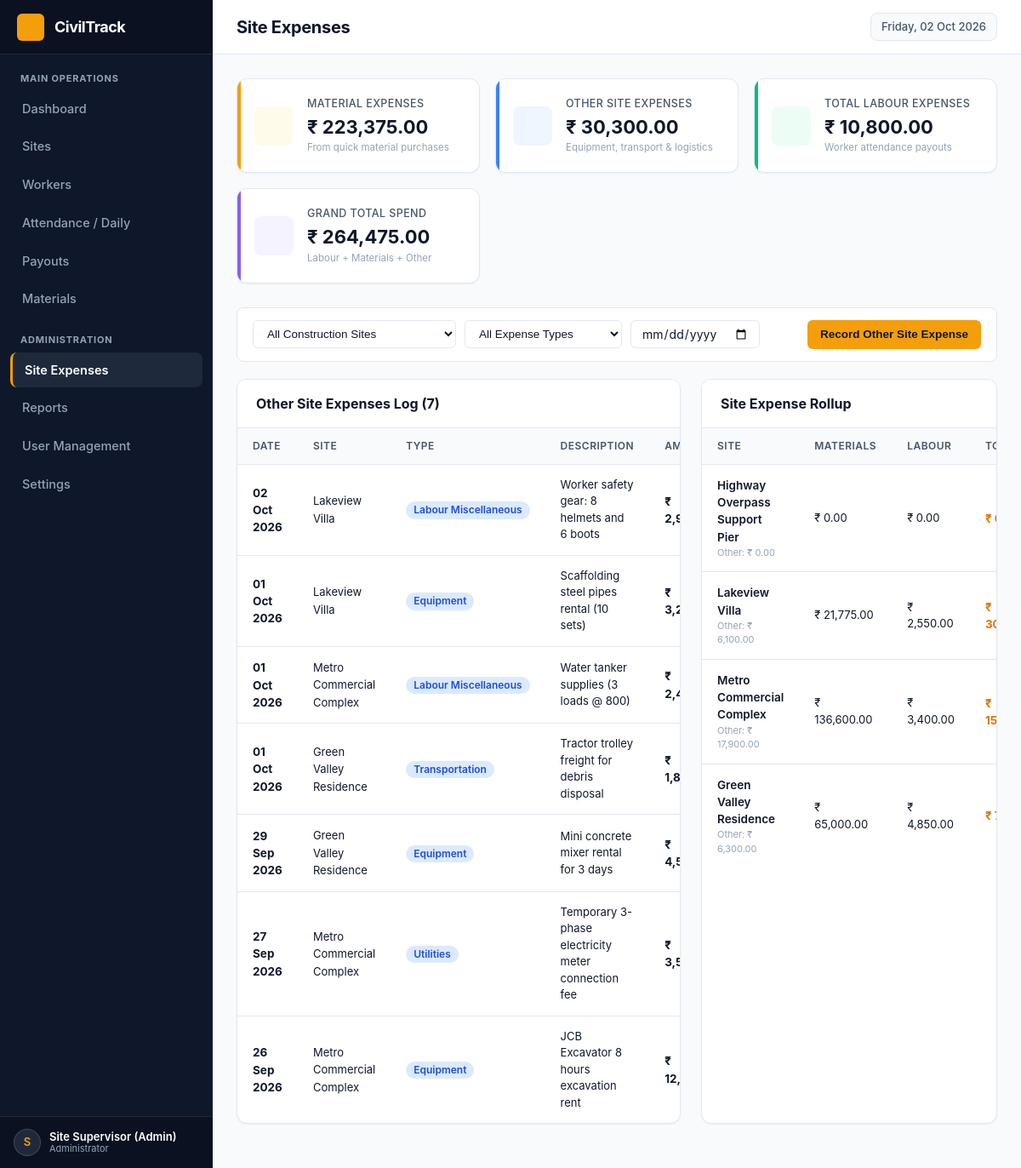
The page /admin/expenses.php (signed in) on the database its author committed.
### tables this page shows
CREATE TABLE `expenses` (
  `id` INT AUTO_INCREMENT PRIMARY KEY,
  `site_id` INT NOT NULL,
  `expense_type` ENUM('Transportation', 'Equipment', 'Labour Miscellaneous', 'Utilities', 'Other') NOT NULL DEFAULT 'Other',
  `description` TEXT NOT NULL,
  `amount` DECIMAL(10,2) NOT NULL DEFAULT 0.00,
  `expense_date` DATE NOT NULL,
  `created_at` DATETIME NOT NULL DEFAULT CURRENT_TIMESTAMP,
  CONSTRAINT `fk_exp_site` FOREIGN KEY (`site_id`) REFERENCES `sites` (`id`) ON DELETE CASCADE ON UPDATE CASCADE
);

CREATE TABLE `sites` (
  `id` INT AUTO_INCREMENT PRIMARY KEY,
  `site_name` VARCHAR(150) NOT NULL,
  `client_name` VARCHAR(150) NOT NULL,
  `location` VARCHAR(255) NOT NULL,
  `start_date` DATE NOT NULL,
  `expected_end_date` DATE DEFAULT NULL,
  `status` ENUM('Active', 'Completed', 'On Hold') NOT NULL DEFAULT 'Active',
  `created_at` DATETIME NOT NULL DEFAULT CURRENT_TIMESTAMP
);

### includes/auth.php (called while the page is built, shortened)
<?php
function e($str) {
    return htmlspecialchars((string)($str ?? ''), ENT_QUOTES, 'UTF-8');
}
function format_currency($amount, $decimals = 2) {
    $num = (float)$amount;
    return '₹ ' . number_format($num, $decimals, '.', ',');
}
function format_date($dateStr, $format = 'd M Y') {
    $time = strtotime($dateStr);
    return $time ? date($format, $time) : $dateStr;
}

### admin/expenses.php (the view, shortened to what this page needs)
<?php
require_once __DIR__ . '/../includes/auth.php';
$conn = get_db();
$filter_date = trim($_GET['date'] ?? '');
$res = mysqli_query($conn, "SELECT COALESCE(SUM(total_amount), 0) as total FROM materials");
$row = mysqli_fetch_assoc($res);
$totalMaterialExpenses = (float)($row['total'] ?? 0);
$res = mysqli_query($conn, "SELECT COALESCE(SUM(amount), 0) as total FROM expenses");
$row = mysqli_fetch_assoc($res);
$totalOtherExpenses = (float)($row['total'] ?? 0);
$res = mysqli_query($conn, "SELECT COALESCE(SUM(amount), 0) as total FROM payouts");
$row = mysqli_fetch_assoc($res);
$totalLabourExpenses = (float)($row['total'] ?? 0);
$combinedTotal = $totalMaterialExpenses + $totalOtherExpenses + $totalLabourExpenses;
$sql = "
    SELECT e.*, s.site_name
    FROM expenses e
    JOIN sites s ON e.site_id = s.id
    WHERE 1=1
";
$sql .= " ORDER BY e.expense_date DESC, e.id DESC";
$expenses_res = mysqli_query($conn, $sql);
$expenses = mysqli_fetch_all($expenses_res, MYSQLI_ASSOC);
$rollups_res = mysqli_query($conn, "
    SELECT s.id, s.site_name, s.status,
        (SELECT COALESCE(SUM(amount), 0) FROM payouts WHERE site_id = s.id) as site_labour,
        (SELECT COALESCE(SUM(total_amount), 0) FROM materials WHERE site_id = s.id) as site_materials,
        (SELECT COALESCE(SUM(amount), 0) FROM expenses WHERE site_id = s.id) as site_other
    FROM sites s
    ORDER BY s.id DESC
");
$siteRollups = mysqli_fetch_all($rollups_res, MYSQLI_ASSOC);
include __DIR__ . '/../includes/header.php';
?>
<div class="stats-grid">
    <div class="stat-card card-orange">
        <div class="stat-icon icon-orange">
        </div>
        <div class="stat-details">
            <div class="stat-label">Material Expenses</div>
            <div class="stat-value"><?php echo format_currency($totalMaterialExpenses); ?></div>
            <div class="stat-sub">From quick material purchases</div>
        </div>
    </div>
    <div class="stat-card card-blue">
        <div class="stat-icon icon-blue">
        </div>
        <div class="stat-details">
            <div class="stat-label">Other Site Expenses</div>
            <div class="stat-value"><?php echo format_currency($totalOtherExpenses); ?></div>
            <div class="stat-sub">Equipment, transport & logistics</div>
        </div>
    </div>
    <div class="stat-card card-green">
        <div class="stat-icon icon-green">
        </div>
        <div class="stat-details">
            <div class="stat-label">Total Labour Expenses</div>
            <div class="stat-value"><?php echo format_currency($totalLabourExpenses); ?></div>
            <div class="stat-sub">Worker attendance payouts</div>
        </div>
    </div>
    <div class="stat-card card-purple">
        <div class="stat-icon icon-purple">
        </div>
        <div class="stat-details">
            <div class="stat-label">Grand Total Spend</div>
            <div class="stat-value"><?php echo format_currency($combinedTotal); ?></div>
            <div class="stat-sub">Labour + Materials + Other</div>
        </div>
    </div>
</div>
<div class="filter-bar">
    <form method="GET" class="filter-group">
        <select name="site_id" class="filter-select" onchange="this.form.submit()">
            <option value="0">All Construction Sites</option>
        </select>
        <select name="type" class="filter-select" onchange="this.form.submit()">
            <option value="">All Expense Types</option>
        </select>
        <input type="date" name="date" class="form-control" style="padding: 6px 12px;" value="<?php echo e($filter_date); ?>" onchange="this.form.submit()">
    </form>
    <div>
        <button type="button" class="btn btn-primary" onclick="openModal('addExpenseModal')">
            Record Other Site Expense
        </button>
    </div>
</div>
<div style="display: grid; grid-template-columns: 3fr 2fr; gap: 24px;">
    <div class="card">
        <div class="card-header">
            <div class="card-title">
                Other Site Expenses Log (<?php echo count($expenses); ?>)
            </div>
        </div>
        <div class="card-body p-0">
            <div class="table-responsive">
                <table class="data-table">
                    <thead>
                        <tr>
                            <th>Date</th>
                            <th>Site</th>
                            <th>Type</th>
                            <th>Description</th>
                            <th>Amount</th>
                        </tr>
                    </thead>
                    <tbody>
                        <?php if (empty($expenses)): ?>
                            <tr>
                                <td colspan="6" style="text-align: center; color: var(--text-muted); padding: 32px;">
                                    No miscellaneous expenses recorded.
                                </td>
                            </tr>
                        <?php else: ?>
                            <?php foreach ($expenses as $exp): ?>
                                <tr>
                                    <td><strong><?php echo format_date($exp['expense_date']); ?></strong></td>
                                    <td>
                                        <a href="../site_details.php?id=<?php echo $exp['site_id']; ?>" style="color: var(--primary); text-decoration: none; font-size: 13px;">
                                            <?php echo e($exp['site_name']); ?>
                                        </a>
                                    </td>
                                    <td><span class="badge badge-info"><?php echo e($exp['expense_type']); ?></span></td>
                                    <td style="font-size: 13px;"><?php echo e($exp['description']); ?></td>
                                    <td style="font-weight: 700; color: var(--primary);">
                                        <?php echo format_currency($exp['amount']); ?>
                                    </td>
                                </tr>
                            <?php endforeach; ?>
                        <?php endif; ?>
                    </tbody>
                </table>
            </div>
        </div>
    </div>
    <div class="card">
        <div class="card-header">
            <div class="card-title">
                Site Expense Rollup
            </div>
        </div>
        <div class="card-body p-0">
            <div class="table-responsive">
                <table class="data-table">
                    <thead>
                        <tr>
                            <th>Site</th>
                            <th>Materials</th>
                            <th>Labour</th>
                            <th>Total Cost</th>
                        </tr>
                    </thead>
                    <tbody>
                        <?php foreach ($siteRollups as $sr):
                            $siteTotal = $sr['site_labour'] + $sr['site_materials'] + $sr['site_other'];
                        ?>
                            <tr>
                                <td>
                                    <div style="font-weight: 600; color: var(--primary);">
                                        <a href="../site_details.php?id=<?php echo $sr['id']; ?>" style="color: inherit; text-decoration: none;">
                                            <?php echo e($sr['site_name']); ?>
                                        </a>
                                    </div>
                                    <div style="font-size: 11px; color: var(--text-muted);">
                                        Other: <?php echo format_currency($sr['site_other']); ?>
                                    </div>
                                </td>
                                <td style="font-size: 13px;"><?php echo format_currency($sr['site_materials']); ?></td>
                                <td style="font-size: 13px;"><?php echo format_currency($sr['site_labour']); ?></td>
                                <td style="font-weight: 700; color: var(--accent-hover);">
                                    <?php echo format_currency($siteTotal); ?>
                                </td>
                            </tr>
                        <?php endforeach; ?>
                    </tbody>
                </table>
            </div>
        </div>
    </div>
</div>
<?php include __DIR__ . '/../includes/footer.php'; ?>

### rows shown on the page
expenses: expense_date "02 Oct 2026", site.site_name "Lakeview Villa", expense_type "Labour Miscellaneous", description "Worker safety gear: 8 helmets and 6 boots", amount "₹…"
expenses: expense_date "01 Oct 2026", site.site_name "Lakeview Villa", expense_type "Equipment", description "Scaffolding steel pipes rental (10 sets)", amount "₹…"
expenses: expense_date "01 Oct 2026", site.site_name "Metro Commercial Complex", expense_type "Labour Miscellaneous", description "Water tanker supplies (3 loads @ 800)", amount "₹…"
expenses: expense_date "01 Oct 2026", site.site_name "Green Valley Residence", expense_type "Transportation", description "Tractor trolley freight for debris disposal", amount "₹…"
expenses: expense_date "29 Sep 2026", site.site_name "Green Valley Residence", expense_type "Equipment", description "Mini concrete mixer rental for 3 days", amount "₹…"
expenses: expense_date "27 Sep 2026", site.site_name "Metro Commercial Complex", expense_type "Utilities", description "Temporary 3-phase electricity meter connection fee", amount "₹…"
expenses: expense_date "26 Sep 2026", site.site_name "Metro Commercial Complex", expense_type "Equipment", description "JCB Excavator 8 hours excavation rent", amount "₹…"
sites: site_name "Highway Overpass Support Pier", site_other "₹ 0.00", site_materials "₹ 0.00", site_labour "₹ 0.00", siteTotal "₹…"
sites: site_name "Lakeview Villa", site_other "₹ 6,100.00", site_materials "₹ 21,775.00", site_labour "₹ 2,550.00", siteTotal "₹…"
sites: site_name "Metro Commercial Complex", site_other "₹ 17,900.00", site_materials "₹ 136,600.00", site_labour "₹ 3,400.00", siteTotal "₹…"
sites: site_name "Green Valley Residence", site_other "₹ 6,300.00", site_materials "₹ 65,000.00", site_labour "₹ 4,850.00", siteTotal "₹…"

### other values the page prints
substr($user['full_name'] ?? 'A', 0, 1) "S"
$user['full_name'] "Site Supervisor (Admin)"
$user['role'] "Administrator"
$page_title "Site Expenses"
format_currency($totalMaterialExpenses) "₹ 223,375.00"
format_currency($totalOtherExpenses) "₹ 30,300.00"
format_currency($totalLabourExpenses) "₹ 10,800.00"
format_currency($combinedTotal) "₹ 264,475.00"
count($expenses) "7"
